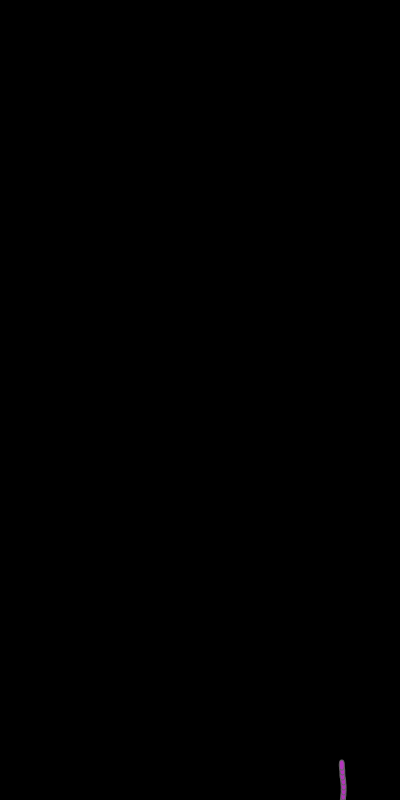
Frame 1 (no input)
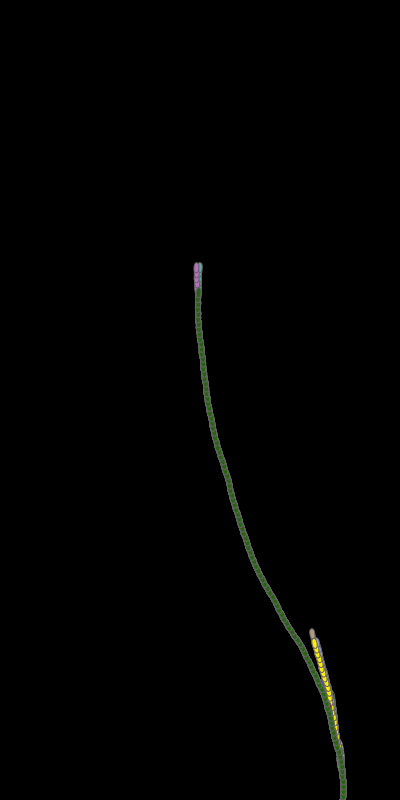
Frame 60 (no input)
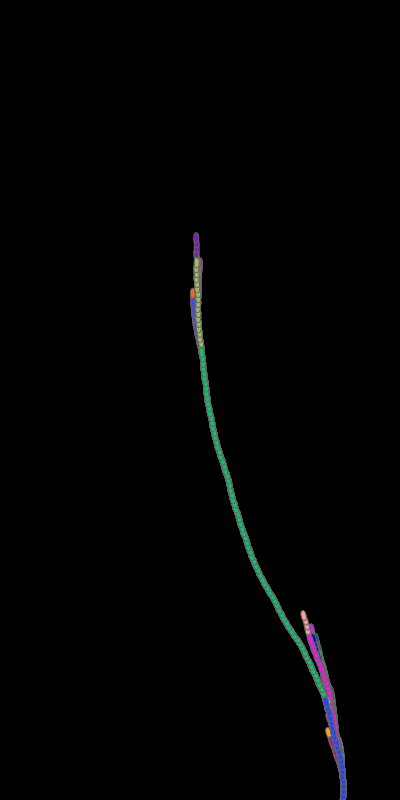
Frame 120 (the mouse pressed at the canvas centre since frame 60)

The p5.js sketch that drew these frames (run headless with seeded random() and noise() and a simulated clock; from frame 60 on, the mouse is pressed at the canvas centre):

// p5.js sketch
// ── sketch.js

let collatzList=[];
let collPrint;
let num =2;
function setup() {
  createCanvas(400, 800);
  background(0)
  angleMode(DEGREES);
}

function draw() {
  num=num+1;
  collatzList = []; // clear the list
  collatz(num);
  //strokeWeight(3)
  fill(random(255),random(255),random(255));
  plotit();
  
}


function collatz(n){   // makes list for each branch
  collatzList = [n]; // add the starting number
  // need to unshift to put them in the list backwards
  
  while (n !== 1){
    if (n%2===0){
      n=n/2;
      collatzList.unshift(n);
    }else{
      n=n*3+1
      collatzList.unshift(n);
    }
  }
 // print(collatzList)
}


function plotit(){ //plots each branch
  let len =5;
  //resetMatrix();
  translate(width-width/7,height)
  for (let i of collatzList){
     if(i%2 ===0){
       rotate(-3.5)
     }else{
       rotate(6)
     }
     // set color for each branch in draw
    stroke(100);
     ellipse(0,0,5,-len-5)
     translate(0,-len)    
  } 
}
